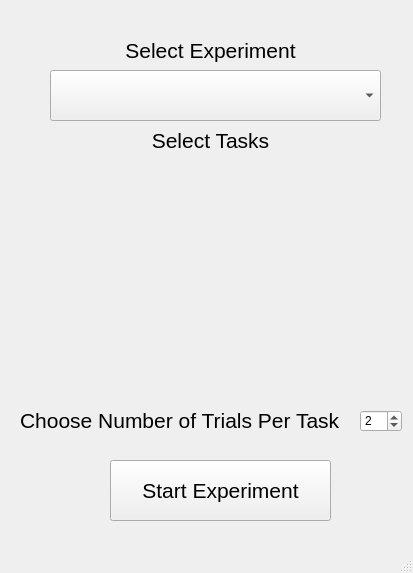
<?xml version="1.0" encoding="UTF-8"?>
<ui version="4.0">
 <class>MainWindow</class>
 <widget class="QMainWindow" name="MainWindow">
  <property name="geometry">
   <rect>
    <x>0</x>
    <y>0</y>
    <width>413</width>
    <height>573</height>
   </rect>
  </property>
  <property name="windowTitle">
   <string>MainWindow</string>
  </property>
  <widget class="QWidget" name="centralwidget">
   <property name="enabled">
    <bool>true</bool>
   </property>
   <widget class="QLabel" name="label_select_experiment">
    <property name="geometry">
     <rect>
      <x>40</x>
      <y>30</y>
      <width>341</width>
      <height>41</height>
     </rect>
    </property>
    <property name="font">
     <font>
      <pointsize>16</pointsize>
     </font>
    </property>
    <property name="text">
     <string>Select Experiment</string>
    </property>
    <property name="alignment">
     <set>Qt::AlignCenter</set>
    </property>
   </widget>
   <widget class="QComboBox" name="comboBox_select_experiment">
    <property name="geometry">
     <rect>
      <x>50</x>
      <y>70</y>
      <width>331</width>
      <height>51</height>
     </rect>
    </property>
   </widget>
   <widget class="QLabel" name="label_select_tasks">
    <property name="geometry">
     <rect>
      <x>40</x>
      <y>120</y>
      <width>341</width>
      <height>41</height>
     </rect>
    </property>
    <property name="font">
     <font>
      <pointsize>16</pointsize>
     </font>
    </property>
    <property name="text">
     <string>Select Tasks</string>
    </property>
    <property name="alignment">
     <set>Qt::AlignCenter</set>
    </property>
   </widget>
   <widget class="QSpinBox" name="spinBox_task_reps">
    <property name="geometry">
     <rect>
      <x>360</x>
      <y>410</y>
      <width>42</width>
      <height>22</height>
     </rect>
    </property>
    <property name="value">
     <number>2</number>
    </property>
   </widget>
   <widget class="QLabel" name="label_select_task_reps">
    <property name="geometry">
     <rect>
      <x>20</x>
      <y>400</y>
      <width>331</width>
      <height>41</height>
     </rect>
    </property>
    <property name="font">
     <font>
      <pointsize>16</pointsize>
     </font>
    </property>
    <property name="text">
     <string>Choose Number of Trials Per Task</string>
    </property>
    <property name="alignment">
     <set>Qt::AlignLeading|Qt::AlignLeft|Qt::AlignVCenter</set>
    </property>
   </widget>
   <widget class="QWidget" name="verticalLayoutWidget">
    <property name="geometry">
     <rect>
      <x>50</x>
      <y>170</y>
      <width>341</width>
      <height>211</height>
     </rect>
    </property>
    <layout class="QVBoxLayout" name="verticalLayout_task_selection"/>
   </widget>
   <widget class="QPushButton" name="pushButton_start_experiment">
    <property name="geometry">
     <rect>
      <x>110</x>
      <y>460</y>
      <width>221</width>
      <height>61</height>
     </rect>
    </property>
    <property name="font">
     <font>
      <pointsize>16</pointsize>
     </font>
    </property>
    <property name="text">
     <string>Start Experiment</string>
    </property>
   </widget>
  </widget>
  <widget class="QMenuBar" name="menubar">
   <property name="geometry">
    <rect>
     <x>0</x>
     <y>0</y>
     <width>413</width>
     <height>21</height>
    </rect>
   </property>
  </widget>
  <widget class="QStatusBar" name="statusbar"/>
 </widget>
 <resources/>
 <connections/>
</ui>
